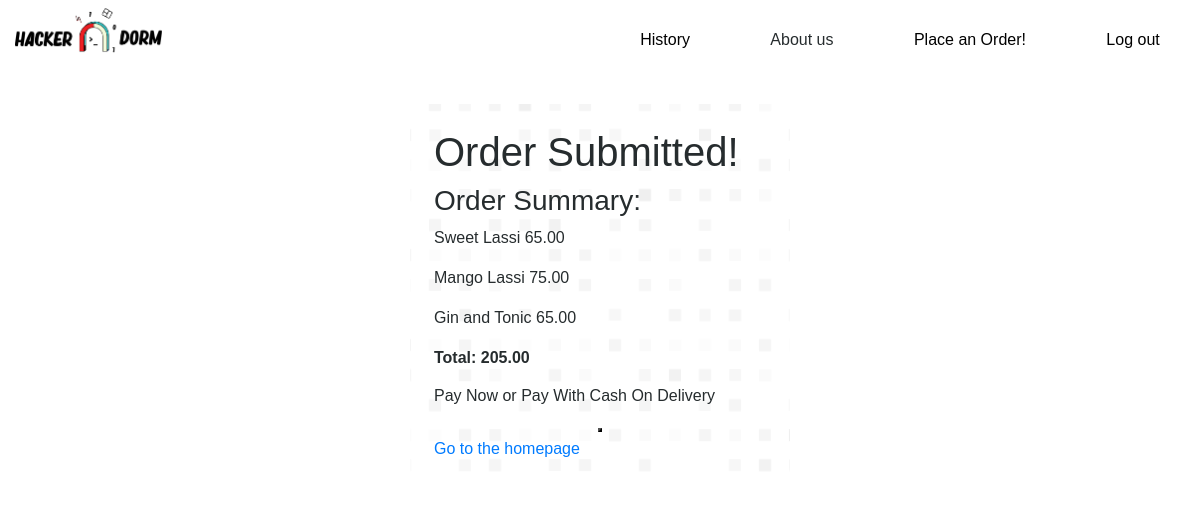
Page /interface/order-confirmation/1/ (signed in) on the committed database.
### interface/models.py (models this page shows, shortened)
class MenuItem(models.Model):
    name = models.CharField(max_length=100)
    description = models.TextField()
    image = models.TextField()
    price = models.DecimalField(max_digits=5, decimal_places=2)
    category = models.ManyToManyField('Category', related_name='item')
    no = models.IntegerField(primary_key=True)

class OrderModel(models.Model):
    created_on = models.DateTimeField(auto_now_add=True)
    price = models.DecimalField(max_digits=7, decimal_places=2)
    items = models.ManyToManyField('MenuItem', related_name='order', blank=True)
    comment = models.TextField(blank=True)
    name = models.CharField(max_length=50, blank=True)
    email = models.EmailField(max_length=50, blank=True)
    is_paid = models.BooleanField(default=False)
    is_cancelled = models.BooleanField(default=False)
    is_confirm = models.BooleanField(default=False)
    items_name = models.TextField(blank=True)

### interface/views.py (the view, shortened to what this page needs)
# urls.py: path('order-confirmation/<int:pk>/', views.OrderConfirmation.as_view(), name='order-confirmation'),
@method_decorator(student_required, name='dispatch')
class OrderConfirmation(LoginRequiredMixin, View):
    def get(self, request, pk, *args, **kwargs):
        order = OrderModel.objects.get(pk=pk)
        context = {
            'pk': order.pk,
            'items': order.items,
            'price': order.price
        }
        return render(request, 'interface/order_confirmation.html', context)

### interface/templates/interface/order_confirmation.html (shortened to what this page needs)
{% extends 'base.html' %}
{% block content %}
<div class="container mb-5">
    <div class="row justify-content-center mt-4">
        <div class="col-md-4 col-sm-12 p-4 mysvgbackground" style="border-radius:18px;">
             <h1 >Order Submitted!</h1>
            <h3 class="">Order Summary:</h3>
            {% for item in items.all %}
                <p>{{ item.name }} <span class="">{{ item.price }}</span></p>
            {% endfor %}
            <p class="font-weight-bold  ">Total: {{ price }}</p>
            <h6>Pay Now or Pay With Cash On Delivery</h6>
            <div class=" text-center">
                <div id="buynow"> <button></button></div>
            </div>
            <a href="{% url 'interface:test' %}" >Go to the homepage</a>
          </div>
    </div>
</div>
{% endblock content %}

### templates/base.html (style rules this page uses)
:root { --background: #ffffff; --pribackground: #161519; --darkprimary: #161519; --secondary : #161519; --seclight: #DDF6F9; --white: #F7F8FD; --black : black; --bg: #fff; --color: black; --font: Montserrat, Roboto, Helvetica, Arial, sans-serif; --bridpri:#DDF6F9; }
* { margin: 0; padding: 0; box-sizing: border-box; }
body { font-family: sans-serif; background-color: var(--background); color:#262C2E; }
.mysvgbackground { background-color: #ffffff; background-attachment: fixed; background-size: cover; }

### rows in the picture
MenuItem: name "Sweet Lassi", price "65.00"
MenuItem: name "Mango Lassi", price "75.00"
MenuItem: name "Gin and Tonic", price "65.00"
OrderModel: price "205.00"
